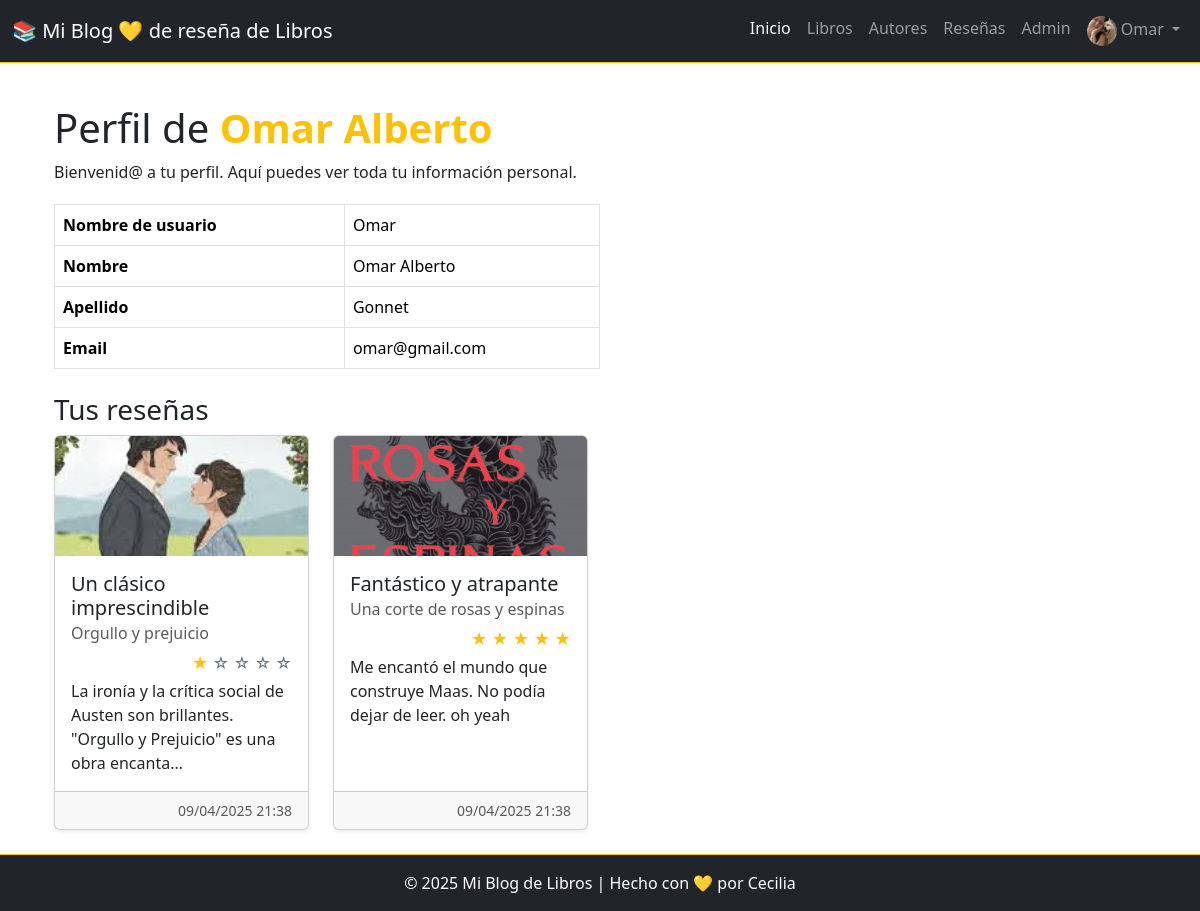
Page /libros/perfil/ (signed in) on the committed database.
### libros/models.py (models this page shows, shortened)
class Avatar(models.Model):
    user = models.OneToOneField(User, on_delete=models.CASCADE)
    imagen = models.ImageField(upload_to='libros/avatares/', null=True, blank=True)

class Resena(models.Model):
    libro = models.ForeignKey(Libro, on_delete=models.CASCADE, related_name='resenas')
    usuario = models.ForeignKey(User, on_delete=models.CASCADE)
    titulo = models.CharField(max_length=100)
    contenido = models.TextField()
    puntuacion = models.IntegerField(choices=[(i, str(i)) for i in range(1, 6)])  # 1 a 5 estrellas
    fecha = models.DateTimeField(auto_now_add=True)

class Libro(models.Model):
    titulo = models.CharField(max_length=200)
    descripcion = models.TextField()
    autor_libro = models.ForeignKey(AutorLibro, on_delete=models.CASCADE, related_name='libros')
    fecha_publicacion = models.DateField()
    portada = models.ImageField(upload_to='libros/img/', blank=True, null=True)

### libros/views.py (the view)
# urls.py: path('perfil/', views.perfil, name='perfil'), # Vista del perfil del usuario
@login_required
def perfil(request):
    usuario = request.user
    resenas = Resena.objects.filter(usuario=usuario).select_related('libro')
    return render(request, 'libros/perfil.html', {
        'user': usuario,
        'resenas': resenas,
    })

### libros/templates/libros/perfil.html (shortened to what this page needs)
{% extends "libros/base.html" %}
{% block content %}
<div class="container mt-2">
    <div class="d-flex justify-content-between mb-1">
        <div>
            <h1>Perfil de <b class="text-warning">{{ user.first_name|default:user.username }}</b></h1>
            <p>Bienvenid@ a tu perfil. Aquí puedes ver toda tu información personal.</p>
        </div>
    </div>
    <div class="d-flex justify-content-start mb-2">
    <table class="table table-bordered table-hover w-50">
        <tbody>
          <tr>
            <th scope="row">Nombre de usuario</th>
            <td>{{ user.username }}</td>
          </tr>
          <tr>
            <th scope="row">Nombre</th>
            <td>{{ user.first_name }}</td>
          </tr>
          <tr>
            <th scope="row">Apellido</th>
            <td>{{ user.last_name }}</td>
          </tr>
          <tr>
            <th scope="row">Email</th>
            <td>{{ user.email }}</td>
          </tr>
        </tbody>
      </table>
    </div>
    <div class="mb-4">
        <h3>Tus reseñas</h3>
        {% if resenas %}
        <div class="row row-cols-1 row-cols-sm-2 row-cols-md-3 row-cols-lg-4 g-4">
            {% for resena in resenas %}
                <div class="col">
                    <div class="card h-100 shadow-sm">
                        {% if resena.libro.portada %}
                            <img src="{{ resena.libro.portada.url }}" class="card-img-top"
                            alt="Portada de {{ resena.libro.titulo }}" style="height: 120px; object-fit: cover;">
                        {% endif %}
                        <div class="card-body d-flex flex-column">
                            <h5 class="card-title">{{ resena.titulo }}</h5>
                            <h6 class="card-subtitle mb-2 text-muted">{{ resena.libro.titulo }}</h6>
                            <p class="mb-1 text-end">
                                {% for i in "12345"|make_list %}
                                    {% if forloop.counter <= resena.puntuacion %}
                                        <span class="text-warning">★</span>
                                    {% else %}
                                        <span class="text-secondary">☆</span>
                                    {% endif %}
                                {% endfor %}
                            </p>
                            <p class="card-text flex-grow-1">{{ resena.contenido|truncatechars:100 }}</p>
                        </div>
                        <div class="card-footer text-muted small text-end">
                            {{ resena.fecha|date:"d/m/Y H:i" }}
                        </div>
                    </div>
                </div>
            {% endfor %}
        </div>
    {% else %}
        <p>No has escrito ninguna reseña todavía.</p>
    {% endif %}
    </div>
</div>
{% endblock %}

### libros/templates/libros/base.html (shortened to what this page needs)
<!DOCTYPE html>
<html lang="es">
<head>
  <link href="https://cdn.jsdelivr.net/npm/bootstrap@5.3.3/dist/css/bootstrap.min.css" rel="stylesheet" />
  <link rel="stylesheet" href="https://cdnjs.cloudflare.com/ajax/libs/font-awesome/6.7.2/css/all.min.css"
 />
</head>
<body>
  <nav class="navbar navbar-expand-lg navbar-dark bg-dark fixed-top border-bottom border-bottom border-warning">
    <div class="container-fluid">
      <a class="navbar-brand" href="{% url 'index' %}">📚 Mi Blog 💛 de reseña de Libros</a>
      <div class="collapse navbar-collapse" id="navbarNav">
        <ul class="navbar-nav ms-auto">
          <li class="nav-item">
            <a class="nav-link active" href="{% url 'index' %}">Inicio</a>
          </li>
          <li class="nav-item">
            <a class="nav-link" href="{% url 'libros:post_libros' %}">Libros</a>
          </li>
          <li class="nav-item">
            <a class="nav-link" href="{% url 'libros:post_autores' %}">Autores</a>
          </li>
          <li class="nav-item">
            <a class="nav-link" href="{% url 'libros:post_resenas' %}">Reseñas</a>
          </li>
          <li class="nav-item">
            <a class="nav-link" href="/admin/">Admin</a>
          </li>
          {% if user.is_authenticated %}
            <li class="nav-item dropdown">
              <a class="nav-link dropdown-toggle" href="#" id="navbarDropdown" role="button" data-bs-toggle="dropdown"
                aria-expanded="false">
                {% if user.avatar.imagen %}
                  <img src="{{ user.avatar.imagen.url }}" alt="Avatar" class="rounded-circle" width="30" height="30">
                {% endif %} {{ user.username }}
              </a>
            </li>
          {% endif %}
        </ul>
      </div>
    </div>
  </nav>
  <main class="container mt-5 pt-5">
    {% block content %}{% endblock %}
  </main>
  <footer class="bg-dark text-white text-center py-3 mt-auto border-top border-top border-warning">
    <div class="container">
      <p class="mb-0">© 2025 Mi Blog de Libros | Hecho con 💛 por <a href="https://www.linkedin.com/in/cecilia-perdomo/"
          style="text-decoration: none; color: white;">Cecilia</a></p>
    </div>
  </footer>
</body>
</html>

### libros/templates/libros/base.html (style rules this page uses)
body { display: flex; min-height: 100vh; flex-direction: column; }
main { flex: 1; }

### rows in the picture
Resena: libro.portada (picture), titulo "Un clásico imprescindible", libro.titulo "Orgullo y prejuicio", puntuacion 1 (drawn), contenido "La ironía y la crítica social de Austen son brillantes. \"Orgullo y Prejuicio\" es una obra encanta…", fecha "09/04/2025 21:38"
Resena: libro.portada (picture), titulo "Fantástico y atrapante", libro.titulo "Una corte de rosas y espinas", puntuacion 5 (drawn), contenido "Me encantó el mundo que construye Maas. No podía dejar de leer. oh yeah", fecha "09/04/2025 21:38"

### other values in the picture
{{ user.username }} "Omar"
{{ user.first_name|default:user.username }} "Omar Alberto"
{{ user.first_name }} "Omar Alberto"
{{ user.last_name }} "Gonnet"
{{ user.email }} "omar@gmail.com"
